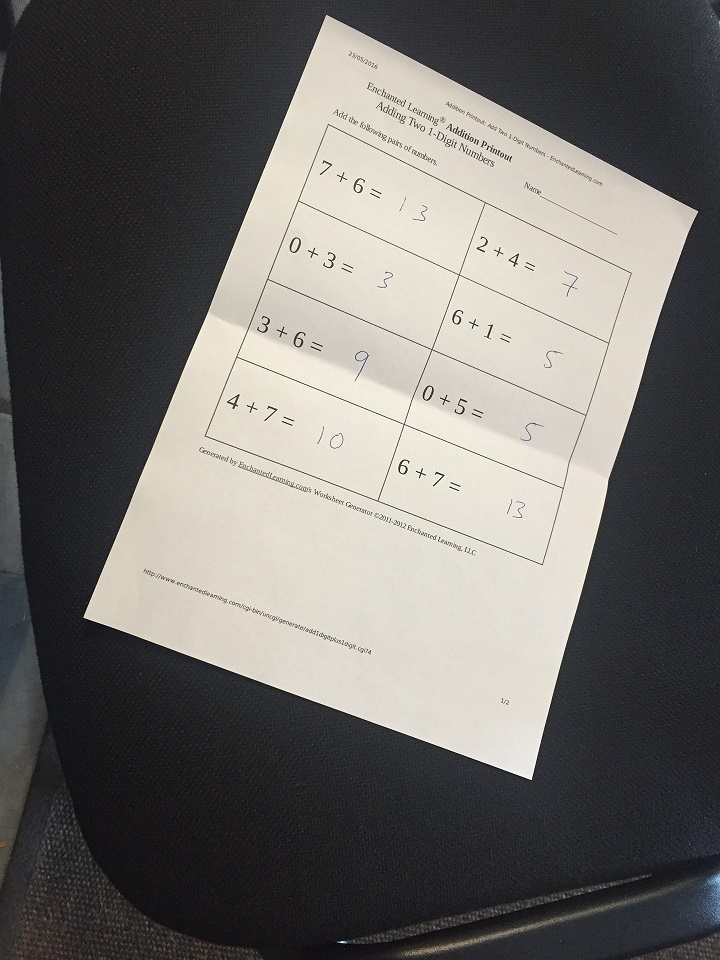
#> input picture PI Data Science/07. Dados Não Estruturados/img/scan.jpg, 720 x 960 px
$ jupyter execute 'Desafio - Segmentação para App de ScanerComRotacao.ipynb'
#> lines starting #> are read from the running program, lines starting #| are printed output that depends on the picture; after the words box and inside, x2 and y2 are one past the last pixel; in counts of white or black regions, pixels touching at a corner belong together
[cell 1]
import cv2
import numpy as np
import matplotlib.pyplot as plt

[cell 2]
# Load an image
img = cv2.imread('img/scan.jpg')
#> img is the input picture: shape (960, 720, 3); mean B, G, R 106.2, 109.5, 111.7
# Rotação da imagem de 21 graus
(h, w) = img.shape[:2]
#> h = 960; w = 720
(cX, cY) = (w // 2, h // 2)
#> cX = 360; cY = 480

M = cv2.getRotationMatrix2D((cX, cY), 21, 1.0)
rotated = cv2.warpAffine(img, M, (w, h))
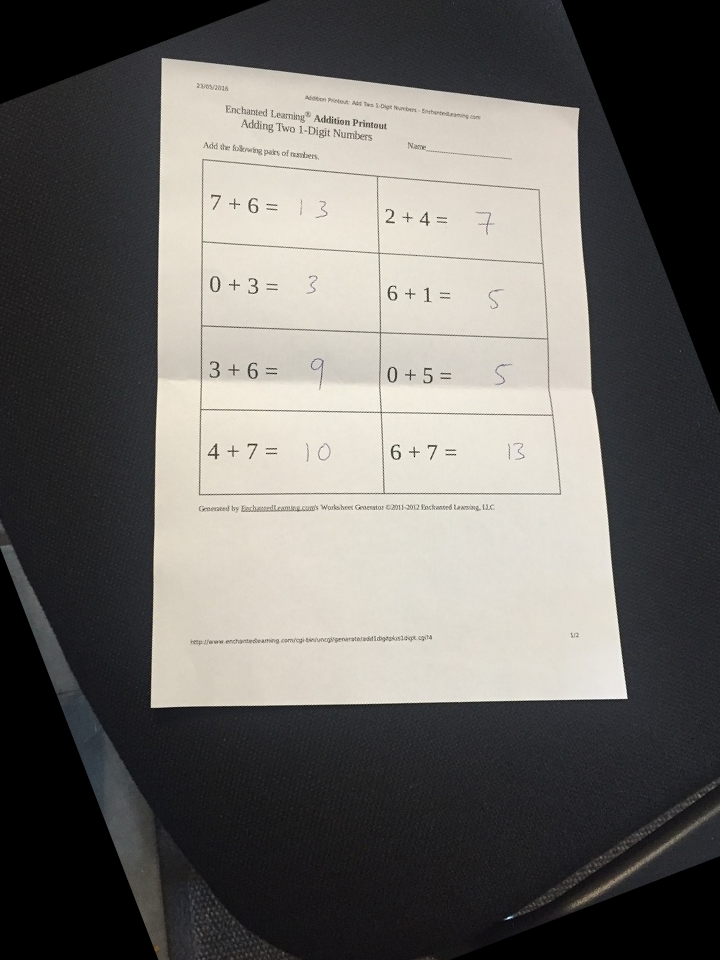
#> rotated: shape (960, 720, 3); mean B, G, R 100.5, 104.1, 106.3
# Clone original image to not overlap drawings
clone = rotated.copy()

# Convert to gray
gray = cv2.cvtColor(clone, cv2.COLOR_BGR2GRAY)

# Thresholding the gray image
ret,gray_threshed = cv2.threshold(gray, thresh=127, maxval=255,type=cv2.THRESH_BINARY)
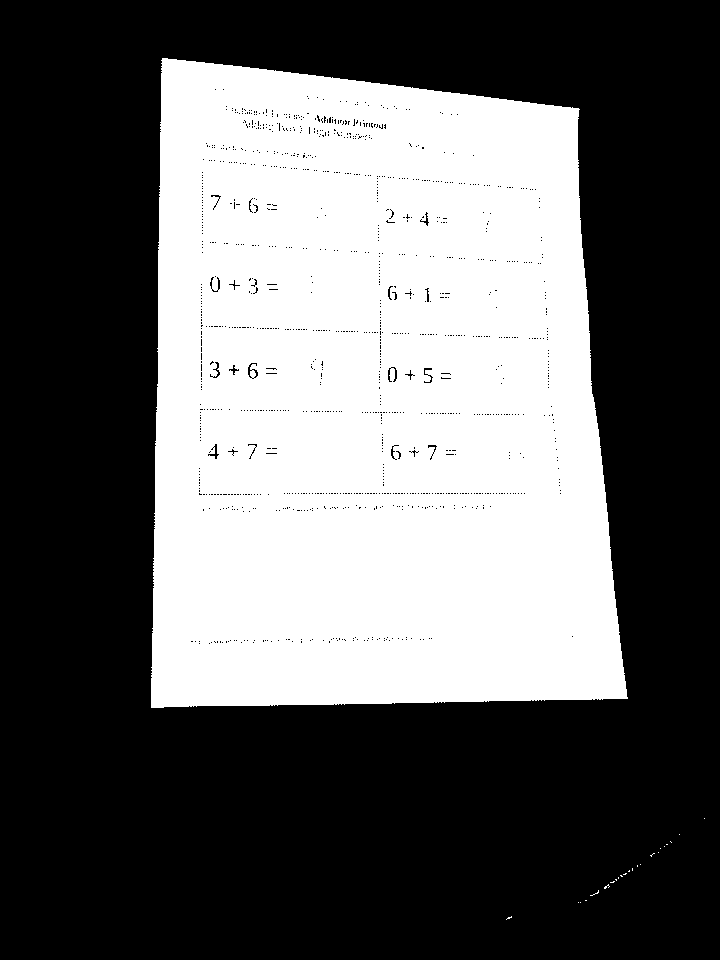
#> gray_threshed: shape (960, 720); 39.2% white; 24 white regions (23 under 20 px), largest, box (x1, y1, x2, y2) and area: (151, 58, 628, 708) 271130

# Blur an image
bilateral_filtered_image = cv2.bilateralFilter(gray_threshed, 5, 175, 175)

# Detect edges
edge_detected_image = cv2.Canny(bilateral_filtered_image, 75, 200)
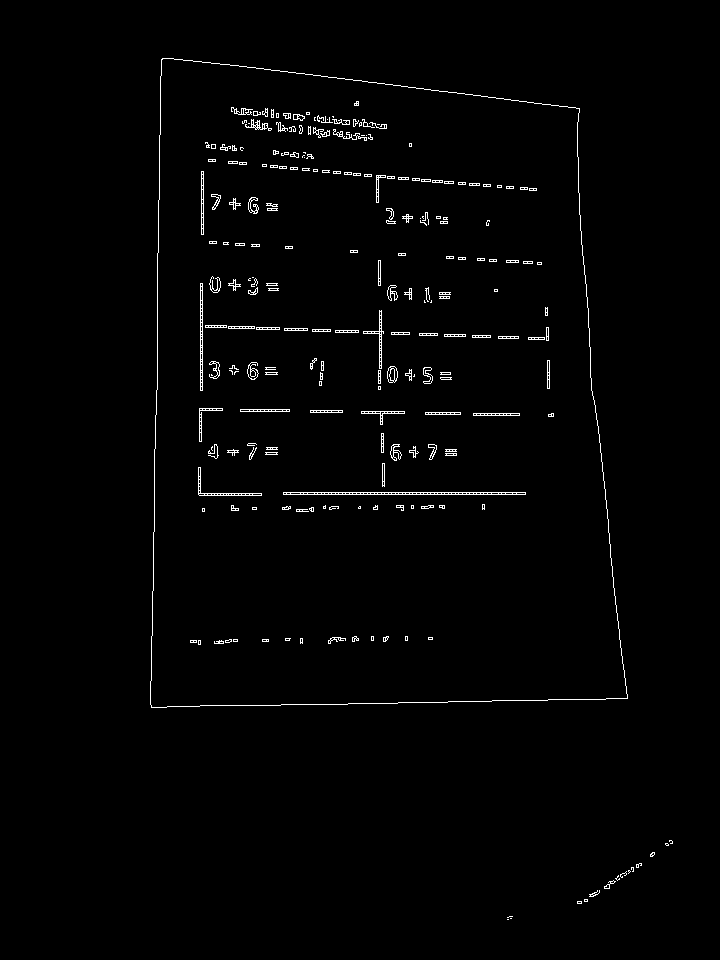
#> edge_detected_image: shape (960, 720); 1.4% white in thin lines or dots, all inside (x1, y1, x2, y2) = (150, 58, 673, 920)

# Find contours
#contours, _= cv2.findContours(edge_detected_image, cv2.RETR_TREE, cv2.CHAIN_APPROX_SIMPLE)
contours, hierarchy = cv2.findContours(edge_detected_image, mode=cv2.RETR_CCOMP, method=cv2.CHAIN_APPROX_NONE)
#> contours = 854 contours, 758 with area under 20; largest, box (x1, y1, x2, y2) and area: (150, 58, 628, 708) 273565, (150, 58, 628, 708) 273562, (283, 492, 526, 495) 484, (200, 283, 203, 391) 214, (198, 467, 262, 496) 178

contour_list = []
areaList = [cv2.contourArea(c) for c in contours ]
#> areaList = 854 values, max 273565 at index 852, min 0 at index 0, mean 652.2
for contour in contours:
    area = cv2.contourArea(contour)
    if ( area >= max(areaList) ):
        print(area)
        contour_list.append(contour)
#> this loop made 854 passes
#> area on passes 11, 47, 853: 25.5, 26, 273565
#| 273565.0
#> after the loop, contour_list = 1 contour; box (x1, y1, x2, y2) and area: (150, 58, 628, 708) 273565


# Draw contours on the original image
cv2.drawContours(rotated, contour_list,  -1, (255,0,0), 2)
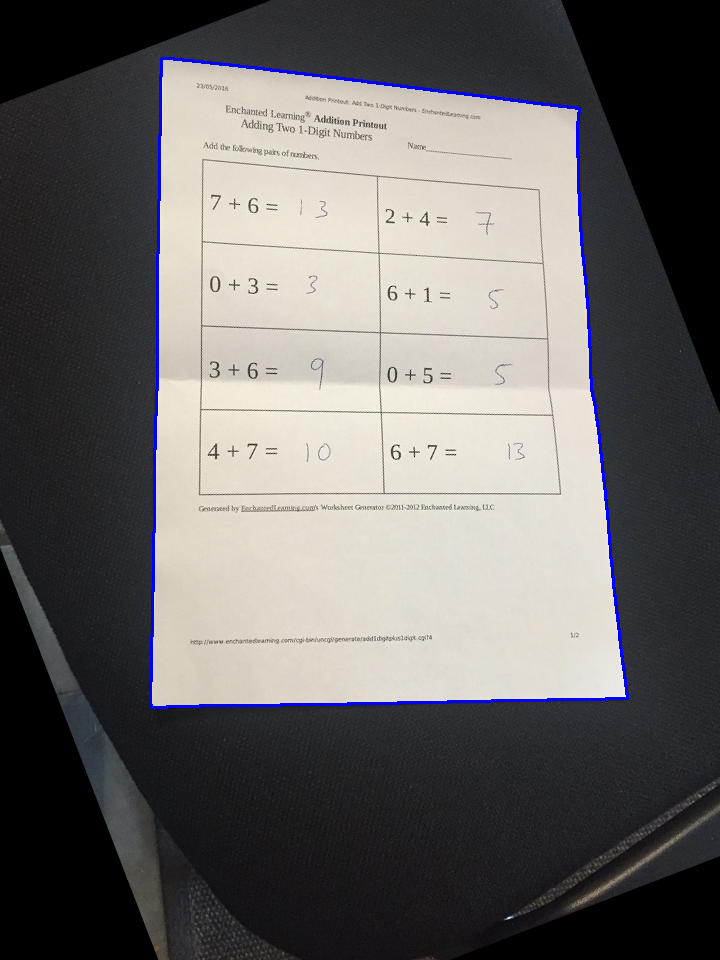
#> rotated: shape (960, 720, 3); 0.96% of pixels changed, all inside (x1, y1, x2, y2) = (149, 57, 629, 709)


# there is an outer boundary and inner boundary for each eadge, so contours double
print('Number of found circles: {}'.format(int(len(contour_list)/2)))
#| Number of found circles: 0

#Achar o rectangulo da area dos contornos:
cnt = contour_list[0]
#> cnt = contour of 2132 points, box (x1, y1, x2, y2) (150, 58, 628, 708), area 273565
rect = cv2.minAreaRect(cnt)
#> rect = ((388.5, 382.5), (649, 477), -90)
box = cv2.boxPoints(rect)
#> box = [[627, 707], [150, 707], [150, 58], [627, 58]]
box = np.int0(box)
x,y,w,h = cv2.boundingRect(cnt)
#> x = 150; y = 58; w = 478; h = 650

# Cortar a imagem para a area
crop_img = rotated[y:y+h, x:x+w]
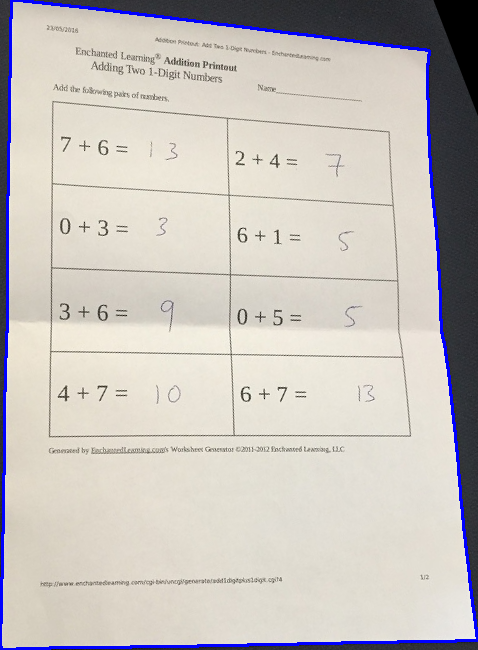
#> crop_img: shape (650, 478, 3); mean B, G, R 188.6, 193.3, 198.4

plt.figure(figsize=(15,6))
plt.subplot(131)
plt.title('Com rotação')
plt.imshow(rotated)
plt.subplot(132)
plt.title('Com corte')
plt.imshow(crop_img)
plt.subplot(133)
plt.title('gray')
plt.imshow(gray_threshed, cmap='gray')
#> figure, not shown here; B, G, R data is drawn as R, G, B

$ run again, with PI Data Science/07. Dados Não Estruturados/img/220px-Camera_obscura.jpg copied over PI Data Science/07. Dados Não Estruturados/img/scan.jpg
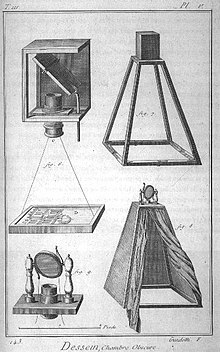
#> input picture PI Data Science/07. Dados Não Estruturados/img/220px-Camera_obscura.jpg, 220 x 352 px
#> img is the input picture: shape (352, 220, 3); min 0, max 255, mean 194.1
#> gray_threshed: shape (352, 220); 70.9% white; 310 black regions (288 under 20 px), largest, box (x1, y1, x2, y2) and area: (160, 0, 220, 155) 4703, (0, 198, 59, 352) 4632, (0, 56, 69, 155) 2973
#> edge_detected_image: shape (352, 220); 9% white in thin lines or dots
#> contours = 309 contours, 268 with area under 20; largest, box (x1, y1, x2, y2) and area: (82, 25, 192, 162) 5704, (96, 49, 192, 162) 5448, (115, 54, 182, 157) 1963, (99, 57, 150, 135) 1920, (99, 57, 150, 135) 1892
#> areaList = 309 values, max 5704 at index 266, min 0 at index 4, mean 75.56
#> the loop `for contour in contours:` made 309 passes
#> area on passes 7, 15, 23: 79.5, 36.5, 25.5
#> (printed output is left out)
#> after the loop `for contour in contours:`: contour_list = 1 contour; box (x1, y1, x2, y2) and area: (82, 25, 192, 162) 5704
#> `cv2.drawContours(rotated, contour_list,  -1, (255,0,0), 2)`:
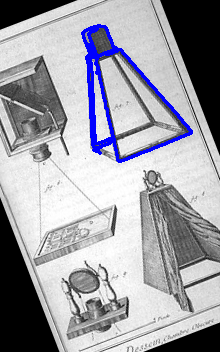
#> rotated: shape (352, 220, 3); mean B, G, R 168.2, 160.6, 160.6
#| Number of found circles: 0
#> cnt = contour of 936 points, box (x1, y1, x2, y2) (82, 25, 192, 162), area 5704
#> rect = ((111.4, 103.1), (88, 147.4), -39.41)
#> `box = cv2.boxPoints(rect)`: box = [[124.2, 187.9], [30.6, 74.06], [98.58, 18.19], [192.2, 132.1]]
#> `box = np.int0(box)`: box = [[124, 187], [30, 74], [98, 18], [192, 132]]
#> `x,y,w,h = cv2.boundingRect(cnt)`: x = 82; y = 25; w = 110; h = 137
#> `crop_img = rotated[y:y+h, x:x+w]`:
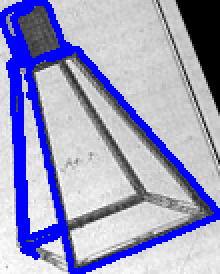
#> crop_img: shape (137, 110, 3) (shown 2 times larger); mean B, G, R 194.6, 155.9, 155.9
